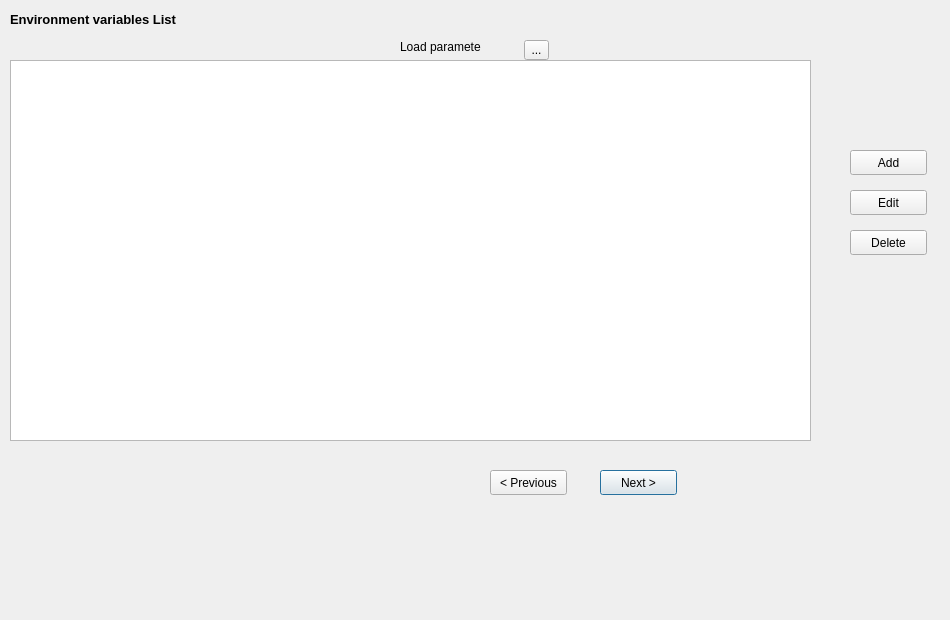
<?xml version="1.0" encoding="UTF-8"?>
<ui version="4.0">
    <class>environment</class>
    <widget class="QDialog" name="environment">
        <property name="geometry">
            <rect>
                <x>0</x>
                <y>0</y>
                <width>950</width>
                <height>620</height>
            </rect>
        </property>
        <property name="maximumSize">
            <size>
                <width>987643</width>
                <height>16777215</height>
            </size>
        </property>
        <property name="windowTitle">
            <string>Population</string>
        </property>
        <widget class="QLabel" name="tableLabel">
            <property name="geometry">
                <rect>
                    <x>10</x>
                    <y>10</y>
                    <width>212</width>
                    <height>18</height>
                </rect>
            </property>
            <property name="font">
                <font>
                    <pointsize>10</pointsize>
                    <weight>75</weight>
                    <bold>true</bold>
                </font>
            </property>
            <property name="text">
                <string>Environment variables List</string>
            </property>
        </widget>
        <widget class="QPushButton" name="next">
            <property name="geometry">
                <rect>
                    <x>600</x>
                    <y>470</y>
                    <width>77</width>
                    <height>25</height>
                </rect>
            </property>
            <property name="text">
                <string>Next &gt;</string>
            </property>
        </widget>
        <widget class="QPushButton" name="pushButton">
            <property name="geometry">
                <rect>
                    <x>490</x>
                    <y>470</y>
                    <width>77</width>
                    <height>25</height>
                </rect>
            </property>
            <property name="text">
                <string>&lt; Previous</string>
            </property>
        </widget>
        <widget class="QToolButton" name="parametersToolButton">
            <property name="geometry">
                <rect>
                    <x>524</x>
                    <y>40</y>
                    <width>25</width>
                    <height>20</height>
                </rect>
            </property>
            <property name="text">
                <string>...</string>
            </property>
        </widget>
        <widget class="QLabel" name="loadParameters">
            <property name="geometry">
                <rect>
                    <x>400</x>
                    <y>40</y>
                    <width>81</width>
                    <height>14</height>
                </rect>
            </property>
            <property name="text">
                <string>Load parameters</string>
            </property>
        </widget>
        <widget class="QPushButton" name="add">
            <property name="geometry">
                <rect>
                    <x>850</x>
                    <y>150</y>
                    <width>77</width>
                    <height>25</height>
                </rect>
            </property>
            <property name="text">
                <string>Add</string>
            </property>
        </widget>
        <widget class="QPushButton" name="edit">
            <property name="geometry">
                <rect>
                    <x>850</x>
                    <y>190</y>
                    <width>77</width>
                    <height>25</height>
                </rect>
            </property>
            <property name="text">
                <string>Edit</string>
            </property>
        </widget>
        <widget class="QPushButton" name="delete_2">
            <property name="geometry">
                <rect>
                    <x>850</x>
                    <y>230</y>
                    <width>77</width>
                    <height>25</height>
                </rect>
            </property>
            <property name="text">
                <string>Delete</string>
            </property>
        </widget>
        <widget class="QTableView" name="tableView">
            <property name="geometry">
                <rect>
                    <x>10</x>
                    <y>60</y>
                    <width>801</width>
                    <height>381</height>
                </rect>
            </property>
        </widget>
    </widget>
    <resources/>
    <connections/>
</ui>
